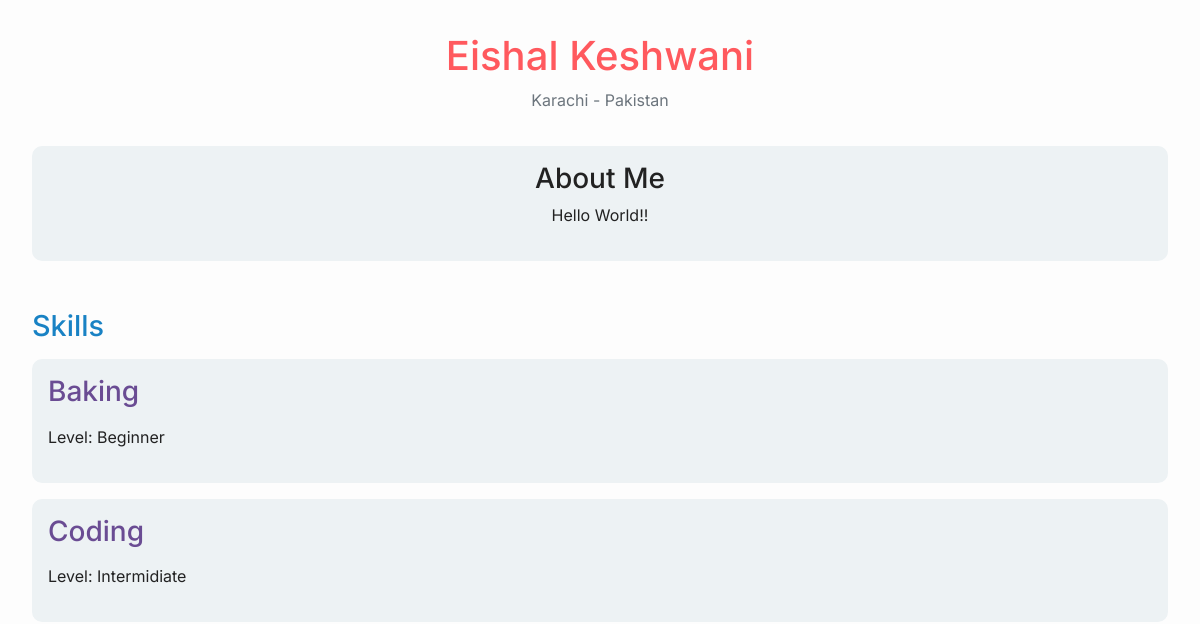
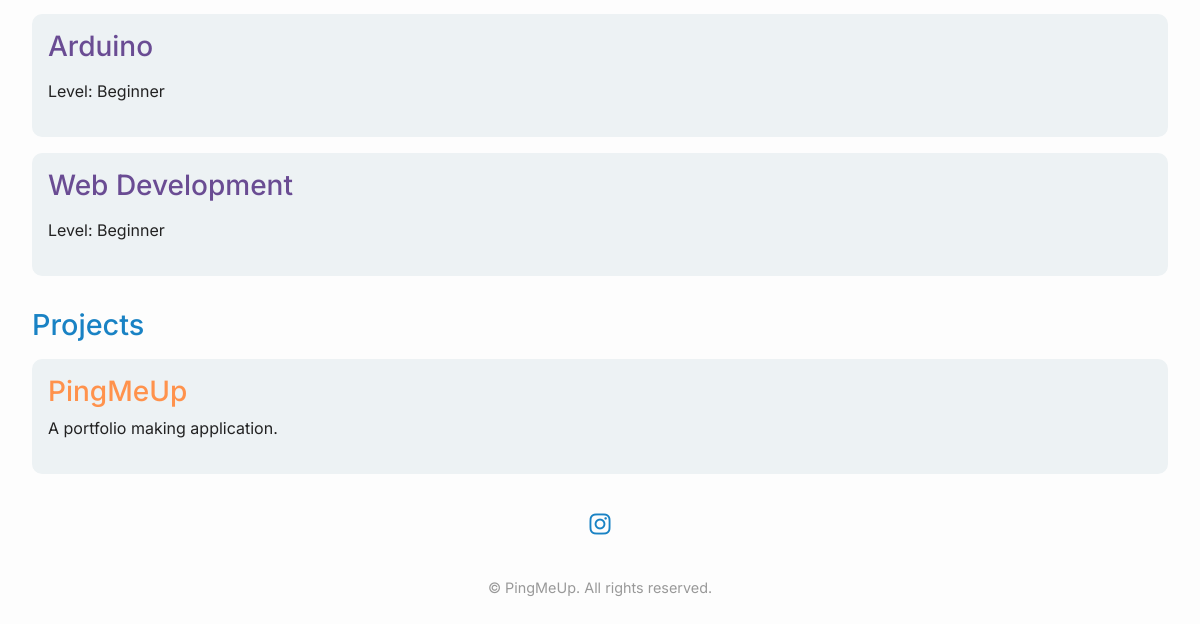
/pingmeup/atomic/, run on an earlier commit of the app's database (2 pictures, top to bottom).
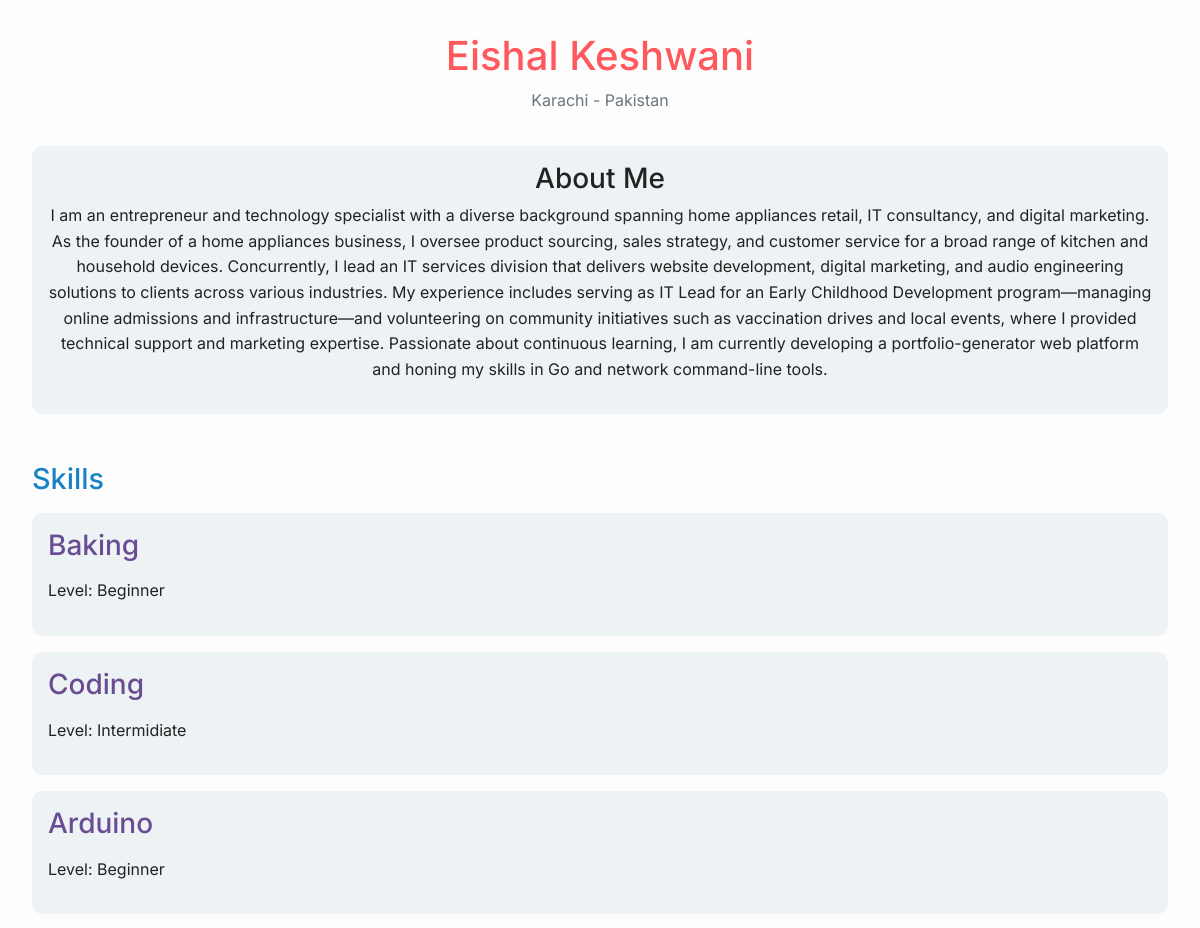
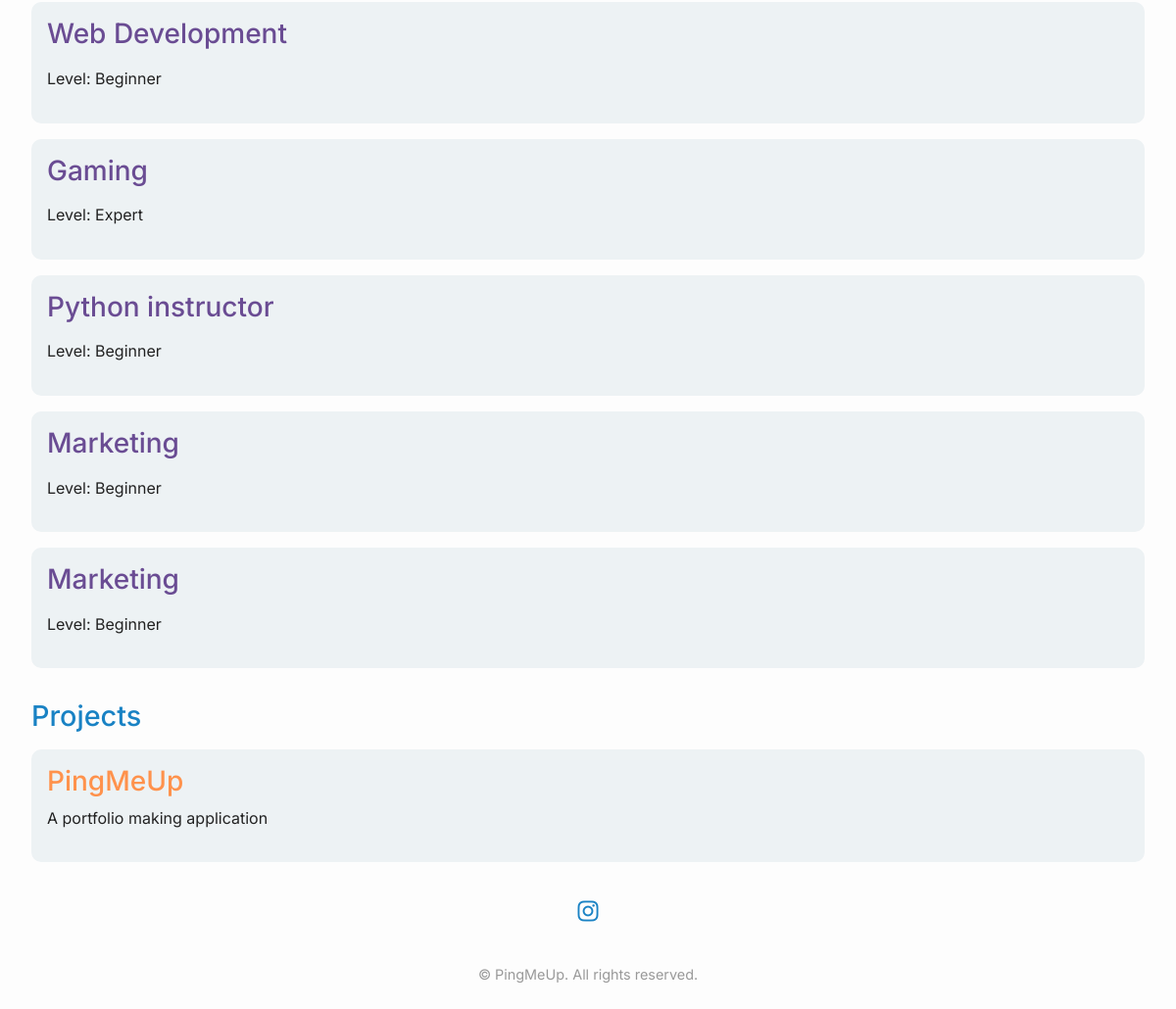
And on a later commit of the database (2 pictures, top to bottom).
### PingMeUp/models.py (models this page shows)
class Profile(models.Model):
    user = models.OneToOneField(User, on_delete=models.CASCADE, related_name="profile")
    first_name = models.CharField(max_length=30)
    middle_name = models.CharField(max_length=30)
    last_name = models.CharField(max_length=30)
    bio = models.TextField(blank=True, help_text="About You....")
    location = models.CharField(max_length=100)
    theme = models.CharField(max_length=50, choices=[("Theme-1", "1")])

class Skill(models.Model):
    profile = models.ForeignKey(Profile, on_delete=models.CASCADE, related_name="skills")
    name = models.CharField(max_length=100, help_text="Give your skill a name (ex:Baking)")
    about = models.CharField(max_length=300, help_text="Would you care to elaborate?")
    level = models.CharField(max_length=100, choices=[("Beginner", "Beginner"), ("Intermidiate", "Intermidiate"), ("Expert", "Expert"), ("Was born for this", "Was born for this")])

class Project(models.Model):
    profile = models.ForeignKey(Profile, on_delete=models.CASCADE, related_name="projects")
    title = models.CharField(max_length=50, help_text="Give your project a name...")
    description = models.TextField(blank=False)
    link = models.URLField(blank=True)
    image = models.ImageField(upload_to="PingMeUp/projects/", blank=True, null=True)

class Social(models.Model):
    profile = models.ForeignKey(Profile, on_delete=models.CASCADE, related_name="socials")
    platform = models.CharField(max_length=100, choices=[("FaceBook", "FaceBook"), ("Instagram", "Instagram"), ("GitHub", "GitHub")])
    url = models.URLField(help_text="Enter link to platform...")

### PingMeUp/views.py (the view)
# urls.py: path("pingmeup/<str:username>/", views.show, name="show_profile"),
def show(request, username):
    try:
        user = User.objects.get(username=username)
        user_profile = user.profile
        is_owner = request.user == user
    except User.DoesNotExist:
        return HttpResponse("User Doesn't Exist!")
    except Profile.DoesNotExist:
        return HttpResponse("Profile not found for this user!")
    return render(request, "PingMeUp/show.html", {
        "user" : user,
        "user_profile" : user_profile,
        "is_owner" : is_owner
    })

### templates/PingMeUp/show.html (shortened to what this page needs)
<!DOCTYPE html>
<html lang="en">
<head>
  <link href="https://cdn.jsdelivr.net/npm/bootstrap@5.3.4/dist/css/bootstrap.min.css" rel="stylesheet">
  <link rel="stylesheet" href="https://cdnjs.cloudflare.com/ajax/libs/font-awesome/6.5.0/css/all.min.css">
</head>
<body>
  <header>
    <h1>{{ user_profile.first_name }} {{ user_profile.last_name }}</h1>
    <p>{{ user_profile.location|default:"Location not provided" }}</p>
  </header>
  <div class="profile-section">
    <h3>About Me</h3>
    <p>{{ user_profile.bio|default:"" }}</p>
  </div>
  <div class="section">
    <h2>Skills</h2>
    {% for skill in user_profile.skills.all %}
      <div class="skill-card">
        <h3>{{ skill.name }}</h3>
        <p>Level: {{ skill.level }}</p>
      </div>
    {% empty %}
      <p>No skills added.</p>
    {% endfor %}
  </div>
  <div class="section">
    <h2>Projects</h2>
    {% for project in user_profile.projects.all %}
      <div class="project-tab">
        <h3>{{ project.title }}</h3>
        <p>{{ project.description }}</p>
      </div>
    {% empty %}
      <p>No projects added.</p>
    {% endfor %}
  </div>
  <div class="social-links">
    {% for social in user_profile.socials.all %}
      <a href="{{ social.url }}" target="_blank">
        {% if social.platform == "GitHub" %}
          <i class="fab fa-github"></i>
        {% elif social.platform == "Instagram" %}
          <i class="fab fa-instagram"></i>
        {% elif social.platform == "FaceBook" %}
          <i class="fab fa-facebook"></i>
        {% else %}
          {{ social.platform }}
        {% endif %}
      </a>
    {% empty %}
      <p>No social links added.</p>
    {% endfor %}
  </div>
  <footer>
    <p>&copy; {{ now|date:"Y" }} PingMeUp. All rights reserved.</p>
  </footer>
</body>
</html>

### templates/PingMeUp/show.html (style rules this page uses)
* { box-sizing: border-box; margin: 0; padding: 0; }
body { font-family: 'Inter', sans-serif; background: #fdfdfd; color: #222; line-height: 1.6; padding: 2rem; }
header { text-align: center; margin-bottom: 2rem; }
header h1 { font-size: 2.5rem; color: #ff595e; }
header p { color: #6c757d; margin-top: 0.5rem; }
.profile-section { text-align: center; margin-bottom: 3rem; background: #edf2f4; border-radius: 10px; padding: 1rem; }
.section { margin-bottom: 2rem; }
.section h2 { font-size: 1.8rem; color: #1982c4; margin-bottom: 1rem; }
.skill-card, .project-tab { background: #edf2f4; border-radius: 10px; padding: 1rem; margin-bottom: 1rem; }
.skill-card h3 { margin-bottom: 0.5rem; color: #6a4c93; }
.project-tab h3 { margin-bottom: 0.5rem; color: #ff924c; }
.social-links { text-align: center; margin-top: 2rem; }
.social-links a { margin: 0 0.5rem; text-decoration: none; color: #1982c4; font-size: 1.5rem; }
footer { text-align: center; padding-top: 2rem; font-size: 0.9rem; color: #999; }

What changed in the data, as far as the page shows it:
changed Profile "Eishal": bio "Hello World!!" → "I am an entrepreneur and technology specialist with a diverse background spanning home appliances retail, IT consultancy, and digital marketing. As the founder of a home appliances business, I oversee product sourcing, sales strategy, and customer service for a broad range of kitchen and household devices. Concurrently, I lead an IT services division that delivers website development, digital marketing, and audio engineering solutions to clients across various industries. My experience includes serving as IT Lead for an Early Childhood Development program—managing online admissions and infrastructure—and volunteering on community initiatives such as vaccination drives and local events,…"
added Skill: name "Gaming", level "Expert"
added Skill: name "Python instructor", level "Beginner"
added Skill: name "Marketing", level "Beginner"
added Skill: name "Marketing", level "Beginner"
changed Project "PingMeUp": description "A portfolio making application." → "A portfolio making application"
